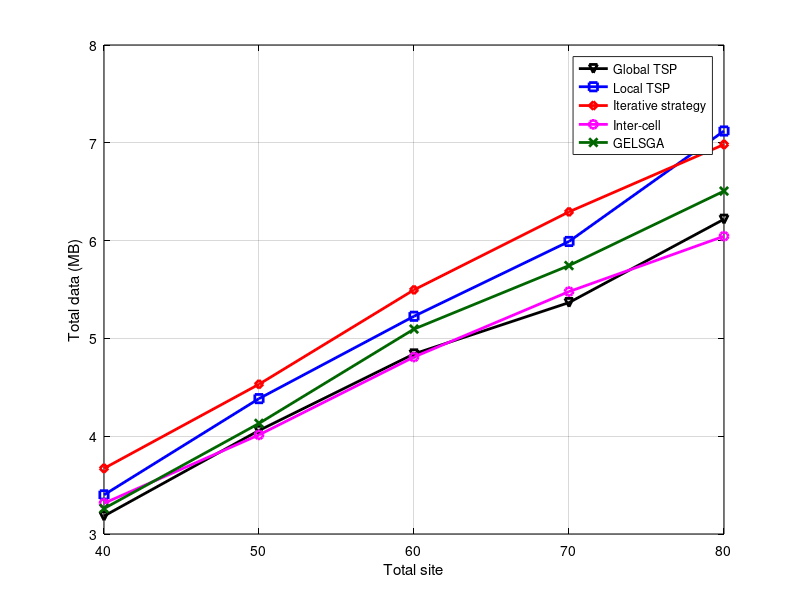

Reproduce this figure in MATLAB. (Note: this script raises an error after producing the figure.)
x = [40 50 60 70 80];
y1 = [3.18359	4.05859	4.84131	5.36621	6.21851]; % global tsp
y2 = [3.40015	4.38428	5.22632	5.99121	7.12061]; % local tsp
y3 = [3.6709	4.53101	5.49658	6.29419	6.98291]; % iterative
y4 = [3.31445	4.01367	4.80957	5.47852	6.04492]; % inter-cell
y5 = [3.26025	4.13086	5.09546	5.74463	6.50635];% GELSGA
close all;
figure1 = figure;
% Create axes
axes1 = axes('Parent',figure1);
plot(x,y1,'-kv', 'LineWidth',2);
hold on;
grid on;
plot(x,y2,'-bs', 'LineWidth',2);
plot(x,y3,'-rd', 'LineWidth',2);
plot(x,y4,'-mo', 'LineWidth',2);
plot(x,y5,'-x','Color',[0 0.4 0], 'LineWidth',2);
xlabel('Total site');
ylabel('Total data (MB)');
legend('Global TSP','Local TSP','Iterative strategy','Inter-cell','GELSGA');
set(axes1,'XColor',[0 0 0],'YColor',[0 0 0]);
xticks([40 50 60 70 80]);
xlim([40 80]);
ytickformat('%,4.4g');
xtickformat('%,4.4g');
hold off;